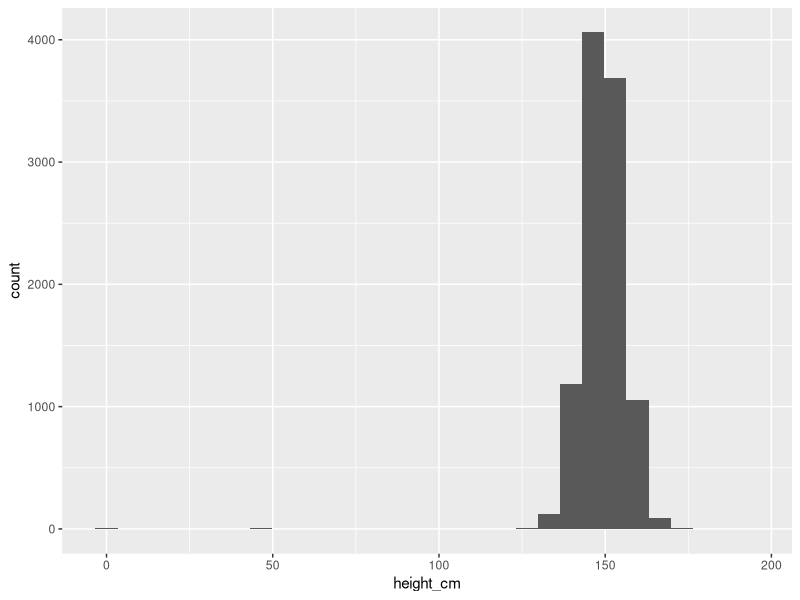
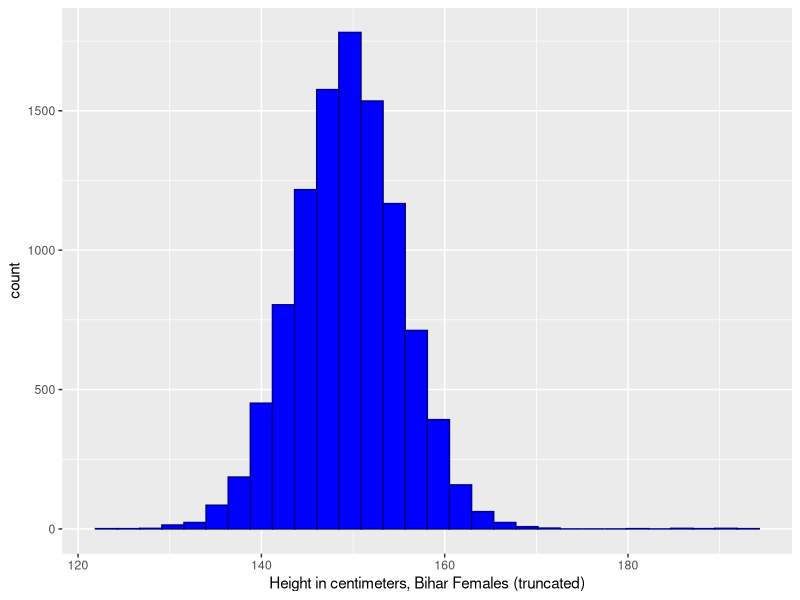

Generate these figures, in order, with R:
## ---- chunk 1
library(ggplot2)
require(cowplot)
library(tidyverse)

bihar_data <- read_csv("./files/M3/Bihar.csv")

# keep the females
bihar_adult_females <- dplyr::filter(bihar_data, adult == 1, female == 1)

# take a look at our data
head(bihar_adult_females, 10)

# plot it
ggplot(bihar_adult_females, aes(height_cm)) + 
  geom_histogram()

# not very attractive, so lets tidy it up - there are some outliers close to 0 and 200 cm
bihar_adult_females_trunc <- dplyr::filter(bihar_adult_females, height_cm > 120, height_cm < 200)

# Plot again with colour and labels
ggplot(bihar_adult_females_trunc, aes(height_cm)) + 
  geom_histogram(fill = "blue", color = "darkblue") + 
  xlab("Height in centimeters, Bihar Females (truncated)")
